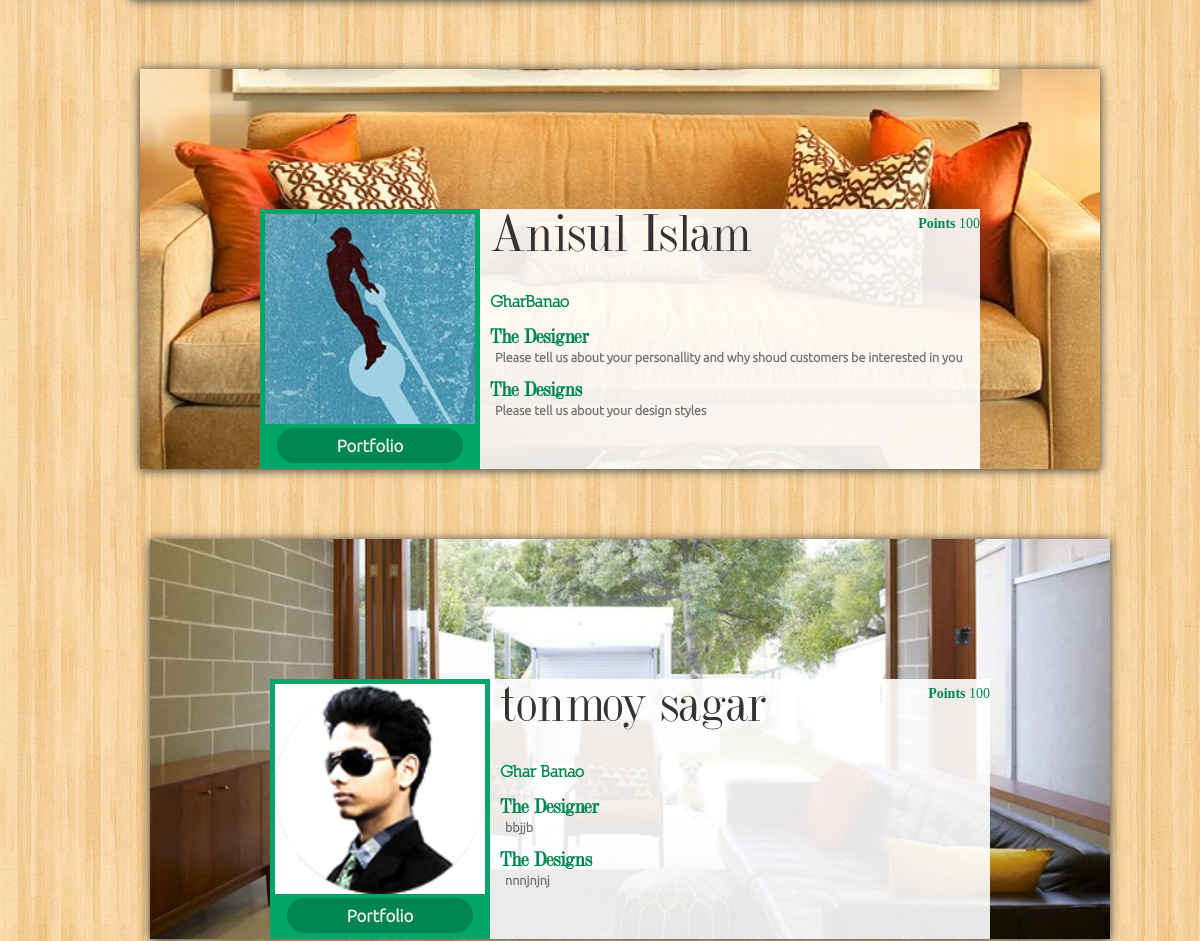
The app's page /designers/our_designers (middle part), older data.
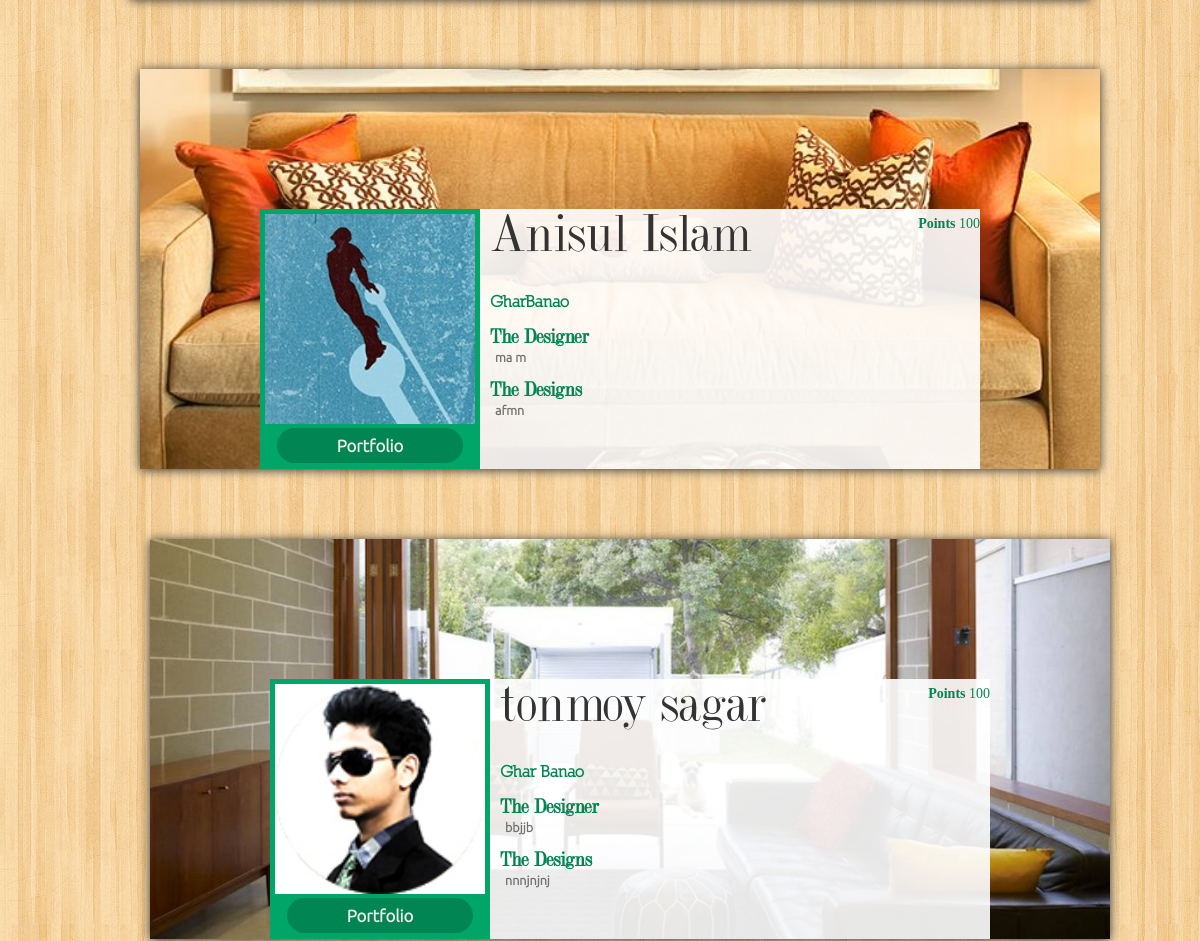
The same page, newer data.
### designers/models.py (models this page shows, shortened)
class Designers(models.Model):
    designerID=models.CharField(max_length=15)
    name=models.CharField(max_length=25,null=True)
    firmname=models.CharField(max_length=30,null=True)
    contact=models.CharField(max_length=10,null=True)
    address=models.TextField(max_length=200,null=True)
    profilepic=models.ImageField(null=True)
    email=models.EmailField(max_length=30,null=True)
    password=models.CharField(max_length=10,null=True)
    points=models.IntegerField(null=True,default=100)
    design1=models.ImageField(null=True)
    design2=models.ImageField(null=True,blank=True)
    design3=models.ImageField(null=True,blank=True)
    AboutMe=models.TextField(max_length=200,null=True,default="Please tell us about your personallity and why shoud customers be interested in you")
    AboutYourDesigns=models.TextField(max_length=200,null=True,default="Please tell us about your design styles")
    PortfolioFilled=models.BooleanField(default=False)

### designers/views.py (the view)
# urls.py: url(r'our_designers',views.designersview,name='ourDes'),
@cache_control(no_cache=True, must_revalidate=True, no_store=True)
def designersview(request):
    all_designers=Designers.objects.exclude(designerID__isnull=True).exclude(designerID__exact='').order_by('-points')
    context = {'all_designers':all_designers}
    return render(request, 'designers/our_designers.html',context)

### designers/templates/designers/our_designers.html (shortened to what this page needs)
<!DOCTYPE html>
{% load staticfiles %}
<html lang="en">
<head>
	<link rel="stylesheet" href="https://maxcdn.bootstrapcdn.com/bootstrap/3.3.7/css/bootstrap.min.css">
     <link rel="stylesheet" href="{% static 'ourdesigners.css' %}">
</head>
<body>
<div>
<br>
<br>
<br>
<br>
<br>
<br>
<div align=center>
{% if all_designers %}
<ul>
    {% for designer in all_designers %}
      <div style="margin:10px;background: url({{designer.design1.url}});background-position: center;background-repeat:no-repeat;box-shadow:0px 1px 10px ;background-size: cover;padding-top:140px;width:960px;height:400px">
		<div style="width:75%;min-width:350px;height:100%;background-color:rgba(255,255,255,0.9)">
			<div style="padding-top:220px;margin-right:10px;float:left;border:5px solid #00a667;width:220px;height:100%;background:url({{designer.profilepic.url}}) #00a667 no-repeat;background-size:contain">
			<a href="#" style="background-color:#008553;border-radius:100px;padding:8px 60px 8px 60px;font-family:UbuntuL;color:#ededed;font-size:120%;font-weight:bold">Portfolio</a>
			</div>
			<p style="float:right;font-family:Ubuntu;font-weight:bold;font-size:100%;color:#008553;margin-bottom:10px;margin-top:5px">Points
				<span style="font-weight:normal">{{designer.points}}</span></p>
			<p align=left style="margin-left:-10px;font-family:DUBIEL;line-height:100%;font-size:400%"> {{designer.name}}<br>
			<span style="font-family:Nill;font-size:30%;font-weight:bold;line-height:140%;color:#008553"> {{designer.firmname}}
			</span></p>
			<h1 align=left style="font-family:DUBIEL;font-weight:bold;font-size:150%;color:#008553;;margin-bottom:10px;margin-top:-5px">The Designer
				</h1>
			<div class="about" align=left style="margin-top:-10px;font-family:UbuntuL;color:#707070;font-size:90%;font-weight:bold;">{{designer.AboutMe}}
			</div>
			<h1 align=left style="font-family:DUBIEL;font-weight:bold;font-size:150%;color:#008553;margin-bottom:10px;margin-top:-5px">The Designs
				</h1>
			<div class="about" align=left style="margin-top:-10px;font-family:UbuntuL;color:#707070;font-size:90%;font-weight:bold">{{designer.AboutYourDesigns}}
		</div>
</div>
    <br>
    <br>
    <br>
    {% endfor %}
</ul>
{% else %}
  <h3>You do not have any designers</h3>
{% endif %}
</div>
</body>
</html>

Row changes from the older to the newer data that the page shows:
changed Designers "Anisul Islam": AboutMe "Please tell us about your personallity and why shoud customers be interested in you" → "ma m"; AboutYourDesigns "Please tell us about your design styles" → "afmn"
